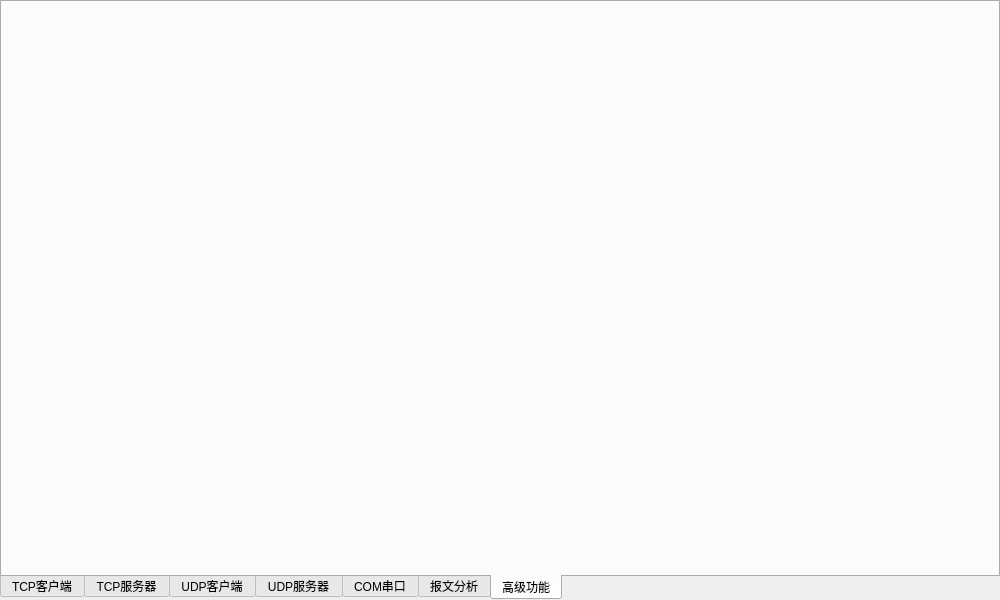
<?xml version="1.0" encoding="UTF-8"?>
<ui version="4.0">
 <class>frmMain</class>
 <widget class="QWidget" name="frmMain">
  <property name="geometry">
   <rect>
    <x>0</x>
    <y>0</y>
    <width>1000</width>
    <height>600</height>
   </rect>
  </property>
  <property name="windowTitle">
   <string>Form</string>
  </property>
  <layout class="QVBoxLayout" name="verticalLayout">
   <property name="leftMargin">
    <number>0</number>
   </property>
   <property name="topMargin">
    <number>0</number>
   </property>
   <property name="rightMargin">
    <number>0</number>
   </property>
   <property name="bottomMargin">
    <number>0</number>
   </property>
   <item>
    <widget class="QTabWidget" name="tabWidget">
     <property name="styleSheet">
      <string notr="true"/>
     </property>
     <property name="tabPosition">
      <enum>QTabWidget::South</enum>
     </property>
     <property name="currentIndex">
      <number>6</number>
     </property>
     <widget class="frmTcpClient" name="tabTcpClient">
      <attribute name="title">
       <string>TCP客户端</string>
      </attribute>
     </widget>
     <widget class="frmTcpServer" name="tabTcpServer">
      <attribute name="title">
       <string>TCP服务器</string>
      </attribute>
     </widget>
     <widget class="frmUdpClient" name="tabUdpClient">
      <attribute name="title">
       <string>UDP客户端</string>
      </attribute>
     </widget>
     <widget class="frmUdpServer" name="tabUdpServer">
      <attribute name="title">
       <string>UDP服务器</string>
      </attribute>
     </widget>
     <widget class="frmComTool" name="tabCom">
      <attribute name="title">
       <string>COM串口</string>
      </attribute>
     </widget>
     <widget class="frmAnalysis" name="tabAnalysis">
      <attribute name="title">
       <string>报文分析</string>
      </attribute>
     </widget>
     <widget class="frmFunctions" name="tabFunctions">
      <attribute name="title">
       <string>高级功能</string>
      </attribute>
     </widget>
    </widget>
   </item>
  </layout>
 </widget>
 <customwidgets>
  <customwidget>
   <class>frmTcpClient</class>
   <extends>QWidget</extends>
   <header>frmtcpclient.h</header>
   <container>1</container>
  </customwidget>
  <customwidget>
   <class>frmTcpServer</class>
   <extends>QWidget</extends>
   <header>frmtcpserver.h</header>
   <container>1</container>
  </customwidget>
  <customwidget>
   <class>frmUdpServer</class>
   <extends>QWidget</extends>
   <header>frmudpserver.h</header>
   <container>1</container>
  </customwidget>
  <customwidget>
   <class>frmUdpClient</class>
   <extends>QWidget</extends>
   <header>frmudpclient.h</header>
   <container>1</container>
  </customwidget>
  <customwidget>
   <class>frmAnalysis</class>
   <extends>QWidget</extends>
   <header>frmanalysis.h</header>
   <container>1</container>
  </customwidget>
  <customwidget>
   <class>frmComTool</class>
   <extends>QWidget</extends>
   <header>frmcomtool.h</header>
   <container>1</container>
  </customwidget>
  <customwidget>
   <class>frmFunctions</class>
   <extends>QWidget</extends>
   <header>frmfunctions.h</header>
   <container>1</container>
  </customwidget>
 </customwidgets>
 <resources/>
 <connections/>
</ui>
